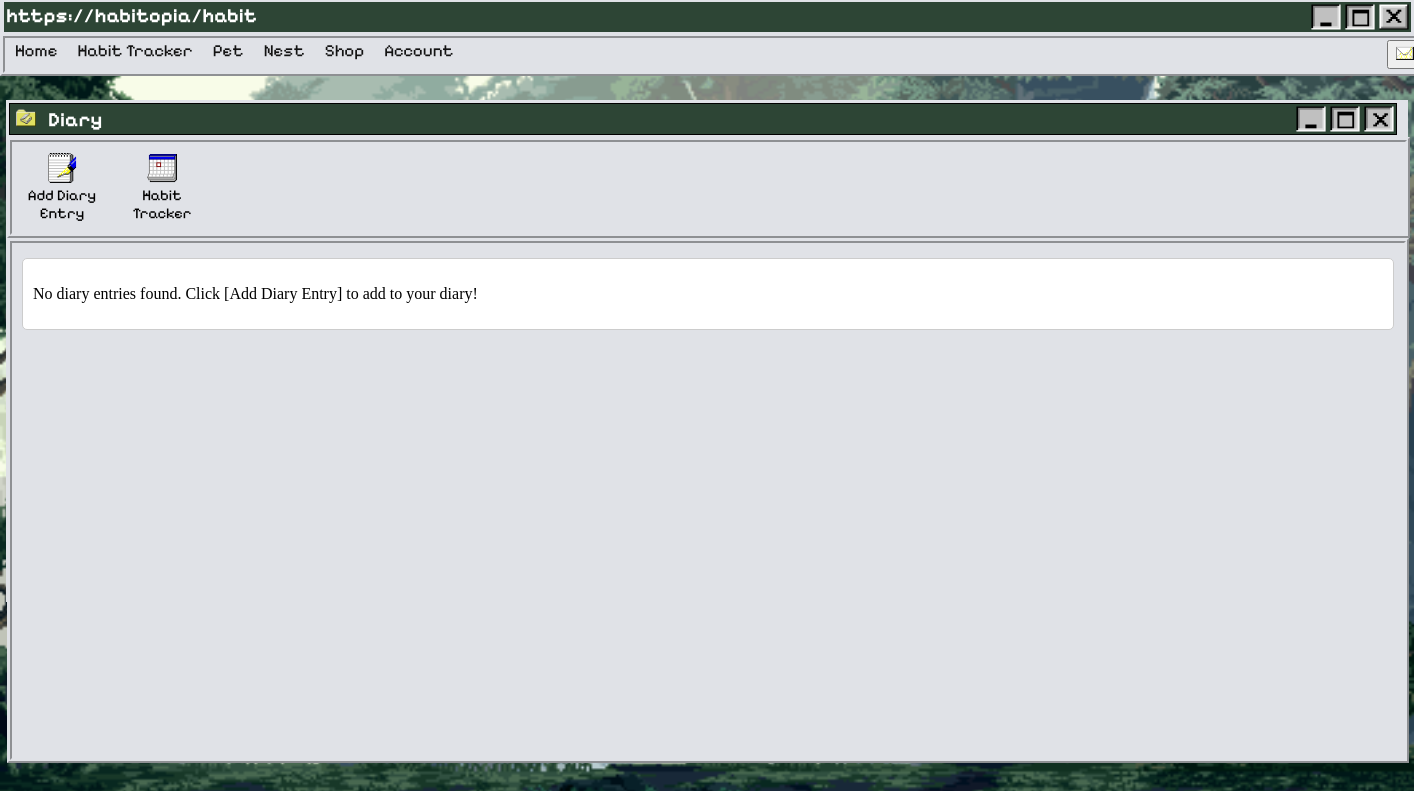
Before: /diary (signed in) with the older database file.
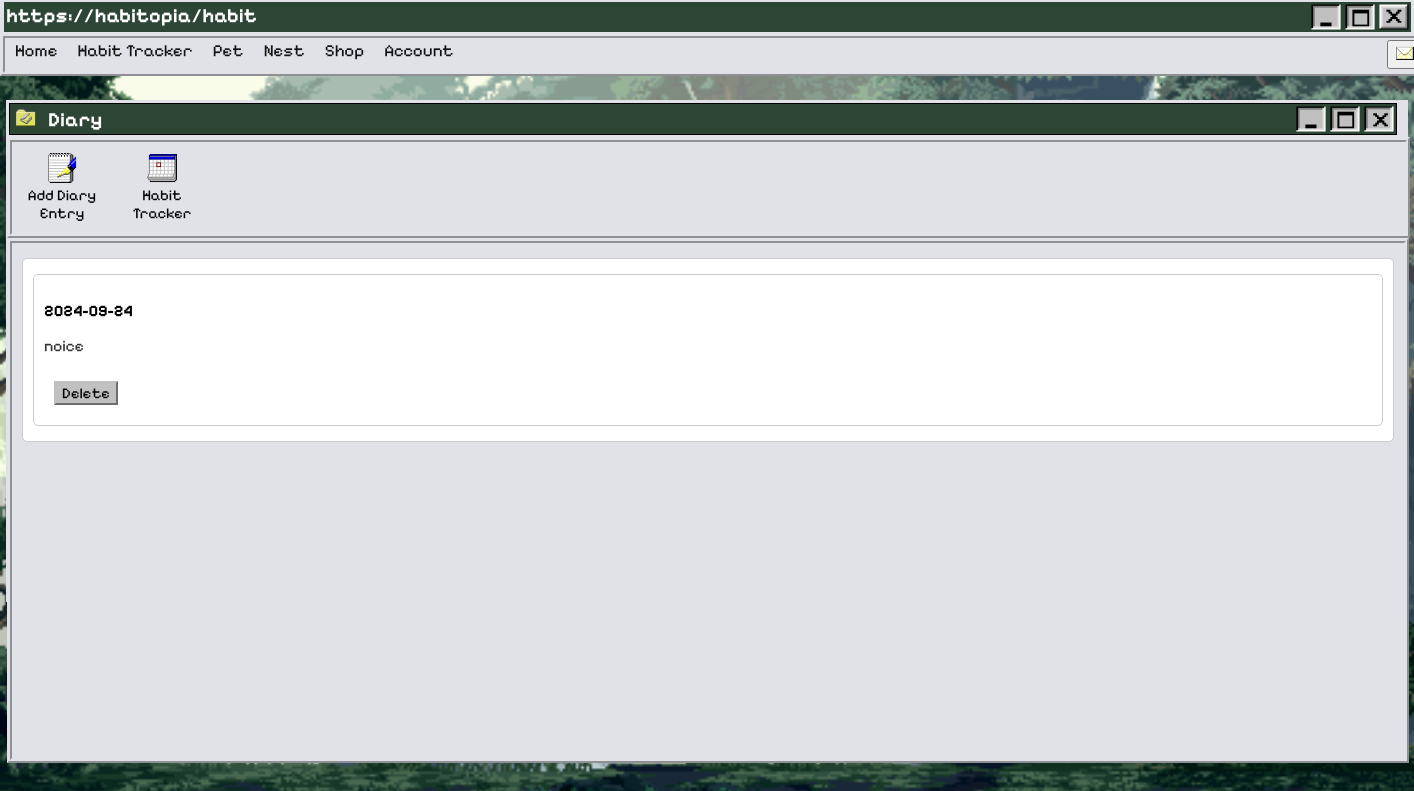
After: the same page with the newer database file.
### home.py (models this page shows)
class DiaryEntry(db.Model):
    user_id = db.Column(db.Integer, db.ForeignKey('user.id'), nullable=False)
    id = db.Column(db.Integer, primary_key=True)
    date = db.Column(db.Date, nullable=False)
    text = db.Column(db.Text, nullable=False)
    user = db.relationship('User', backref='diary_entry', lazy=True)

### home.py (the view)
@app.route('/diary', methods=['GET'])
@login_required
def diary():
    entries = DiaryEntry.query.filter_by(user_id=current_user.id).all()
    return render_template('diary.html', diary_entries=entries)

### home.py (called while the page is built)
@login_manager.user_loader
def load_user(user_id):
    return User.query.get(int(user_id))

### templates/diary.html (shortened to what this page needs)
{% extends "base.html" %}
{% block css %} <link rel="stylesheet" href="/static/styles/HabitStyles.css" > {% endblock %}
{% block heading %}https://habitopia/habit{% endblock %}
{% block content %}
<div id="wrap">
    <div class="topbox2">
        <ul>
            <li><img src="/static/styles/assets/directory_business_calendar-2.png" width=20px class="topboxtext2"></li>
            <li><h5 class="topboxtext2">Diary</h5></li>
        </ul>
        <ul>
            <li><img src="/static/styles/assets/exit-active.png" class="icon"></li>
            <li><img src="/static/styles/assets/window-active.png" class="icon"></li>
            <li><img src="/static/styles/assets/minimise-active.png" class="icon"></li>
        </ul>
    </div>
    <div class="nav2">
        <ul>
            <li><button id="openDiaryModalBtn" onclick="openDiaryModal()" class="iconbutton" ><img src="/static/styles/assets/write_wordpad-1.png" class="icon2"><p class="icontext">Add Diary Entry</p></button></li>
            <li><a href="{{ url_for('habit') }}"><button class="iconbutton"><img src="/static/styles/assets/calendar-3.png" class="icon2"><p class="icontext">Habit Tracker</p></button></a></li>
        </ul>
    </div>
    <div class="wrap2">
        <div class="diary-entry">
            {% if diary_entries %}
                {% for entry in diary_entries %}
                    <div class="diary-entry">
                        <p class="entry-date">{{ entry.date.strftime('%Y-%m-%d') }}</p>
                        <p class="entry-text">{{ entry.text }}</p>
                        <form action="{{ url_for('delete_diary', entry_id=entry.id) }}" method="POST" style="display:inline;">
                            <button type="submit" class="callendarbutton">Delete</button>
                        </form>
                    </div>
                {% endfor %}
            {% else %}
                <p>No diary entries found. Click [Add Diary Entry] to add to your diary! </p>
            {% endif %}
        </div>
    </div>
</div>
{% endblock %}

Changed rows visible on the page:
added DiaryEntry: date "2024-09-24", text "noice"
Other visible differences:
text no longer shown: "No diary entries found. Click [Add Diary Entry] to add to your diary!"
